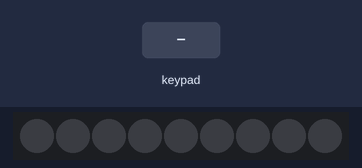
The sketch below on a simulated Arduino Leonardo, built with avr-gcc and run on an emulated ATmega32U4. Shown: 9 RGB LEDs in strip order, left to right. Wiring (inferred from the names in the program): 3×3 keypad with keys 0 3 6 1 4 7 2 5 8: rows pin 15, A0, A1; columns pin 10, pin 14, pin 16. The inputs (shaded band) are chosen by the test bench. USB keyboard and mouse output is not drawn.

Above: at 1.2 s.
1.3 s: keypad keys 1 4 1 6 1 0 pressed 0.4 s apart
At 1.5 s:
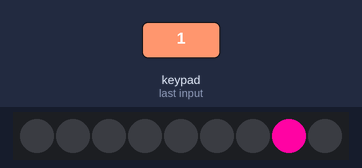
5.2 s: key '3' pressed
At 5.4 s:
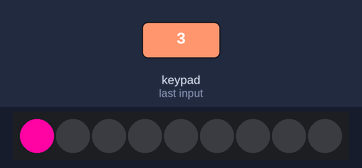
7.0 s: key '7' pressed
At 7.2 s:
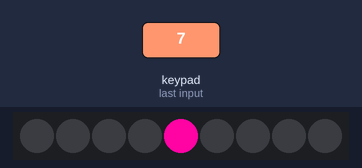
Timing chart, 0 to 10.0 s (numbered marks = the images above; inputs shaded):
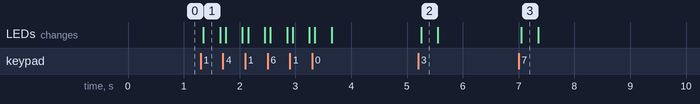

The sketch:

3key_v2.ino
```cpp
//ไฟจะติด หลังจากนั้นจะดีเลแล้วค่อยดับ
#include <Keyboard.h>
#include <Adafruit_NeoPixel.h>

const int colPins[] = {14, 16, 10};
const int rowPins[] = {15, A0, A1};

// ข้อมูล mapping ปุ่ม
const char* data[3][3] = {
  {"copy", "paste", "switch"},
  {"cut", "enter", "undo"},
  {"right", "down", "left"}
};

// Struct สำหรับแมปปิ้ง key combo (รองรับ 3 ปุ่ม)
struct KeyCombo {
  const char* name;
  uint8_t key1;
  uint8_t key2;
  uint8_t key3;
};

// ใช้ array แทน std::map
const KeyCombo keyMapping[] = {
  {"copy", KEY_LEFT_SHIFT, KEY_LEFT_CTRL, KEY_ESC}, // แก้จาก CTRL + C เป็น ALT + CTRL + ESC
  {"paste", KEY_LEFT_CTRL, 'v', 0},
  {"switch", KEY_LEFT_ALT, KEY_TAB, 0},
  {"cut", KEY_LEFT_ALT, 'x', 0},
  {"enter", KEY_LEFT_ALT, KEY_RETURN, 0},
  {"undo", KEY_LEFT_ALT, 'z', 0},
  {"right", KEY_LEFT_ALT, 'l', 0},
  {"down", KEY_LEFT_ALT, 'k', 0},
  {"left", KEY_LEFT_ALT, 'j', 0}
};

// ฟังก์ชันค้นหาปุ่มจาก data[row][col]
KeyCombo findKeyCombo(const char* name) {
  for (int i = 0; i < sizeof(keyMapping) / sizeof(KeyCombo); i++) {
    if (strcmp(name, keyMapping[i].name) == 0) {
      return keyMapping[i];
    }
  }
  return {"", 0, 0, 0}; // ไม่เจอ
}

#define LED_PIN A2
#define NUM_LEDS 9
Adafruit_NeoPixel leds(NUM_LEDS, LED_PIN, NEO_GRB + NEO_KHZ800);

const int ledMapping[3][3] = {
  {0, 3, 6},
  {1, 4, 7},
  {2, 5, 8}
};

unsigned long lastKeyPressTime[3][3];
const unsigned long interval = 300;

void setup() {
  Keyboard.begin();

  for (int i = 0; i < 3; i++) {
    pinMode(colPins[i], OUTPUT);
    digitalWrite(colPins[i], HIGH);
  }

  for (int i = 0; i < 3; i++) {
    pinMode(rowPins[i], INPUT_PULLUP);
  }

  leds.begin();
  leds.show();
}

unsigned long ledTimeout[3][3]; // เก็บเวลาที่ไฟควรดับ
const unsigned long ledDuration = 300; // ไฟติดนาน 300ms

void loop() {
  for (int col = 0; col < 3; col++) {
    digitalWrite(colPins[col], LOW);

    for (int row = 0; row < 3; row++) {
      int buttonState = digitalRead(rowPins[row]);

      if (buttonState == LOW) {
        int ledIndex = ledMapping[row][col];

        if (millis() - lastKeyPressTime[row][col] >= interval) {
          KeyCombo key = findKeyCombo(data[row][col]);
          if (key.key1 != 0) Keyboard.press(key.key1);
          if (key.key2 != 0) Keyboard.press(key.key2);
          if (key.key3 != 0) Keyboard.press(key.key3);
          delay(50);
          Keyboard.releaseAll();

          lastKeyPressTime[row][col] = millis();
          ledTimeout[row][col] = millis() + ledDuration; // ตั้งเวลาที่ไฟจะดับ
        }

        leds.setPixelColor(ledIndex, leds.Color(0xFF, 0x03, 0xA3));
      }

      // เช็คว่าไฟควรดับหรือยัง
      if (millis() > ledTimeout[row][col]) {
        leds.setPixelColor(ledMapping[row][col], leds.Color(0, 0, 0));
      }
    }

    digitalWrite(colPins[col], HIGH);
  }

  leds.show(); // อัปเดต LED ทุกครั้งที่ loop ทำงาน
}
```

Measured:
- after the input at 1.3 s, the LEDs: change after 0.05 s (image 1)
- after the input at 5.2 s, the LEDs: change after 0.05 s (image 2)
- after the input at 7.0 s, the LEDs: change after 0.05 s (image 3)
